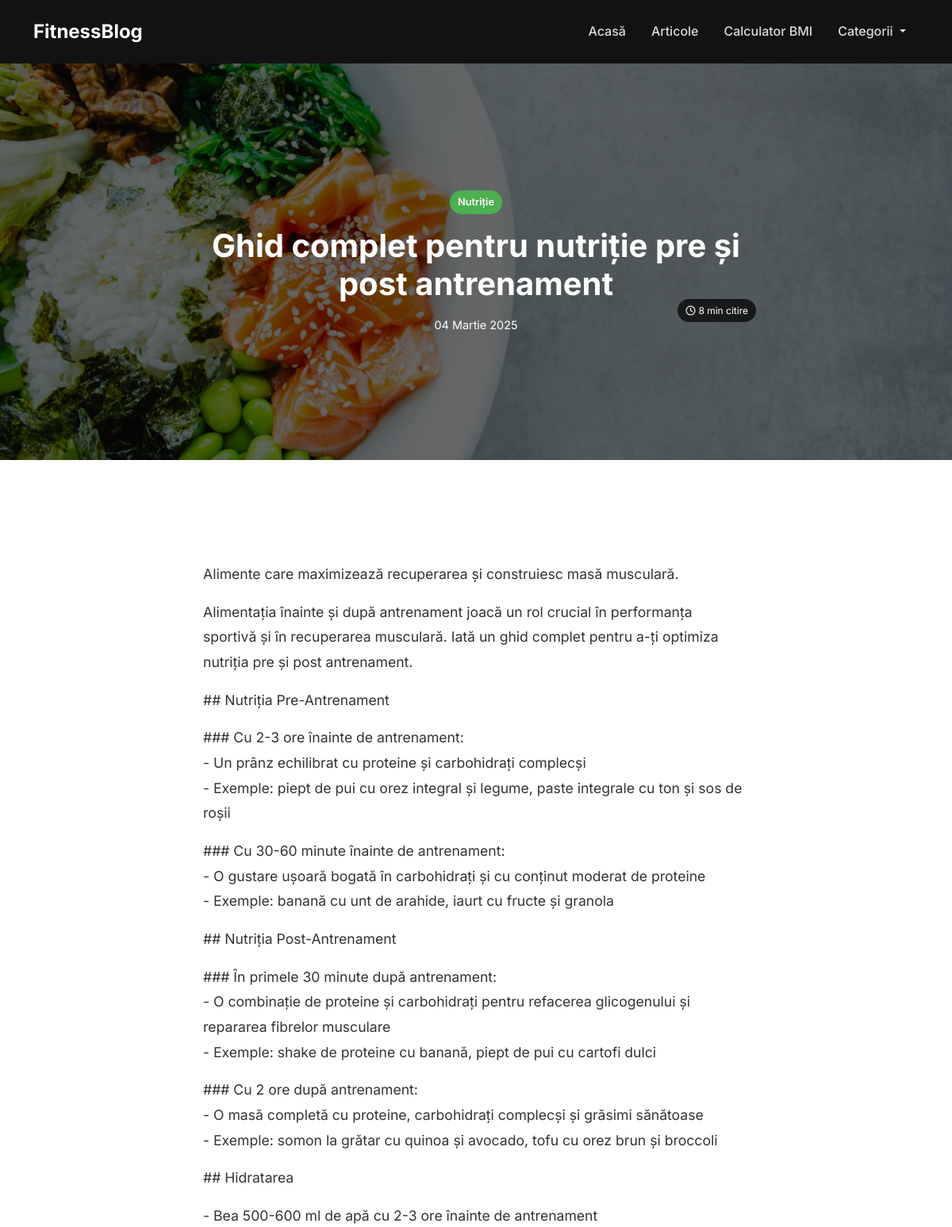
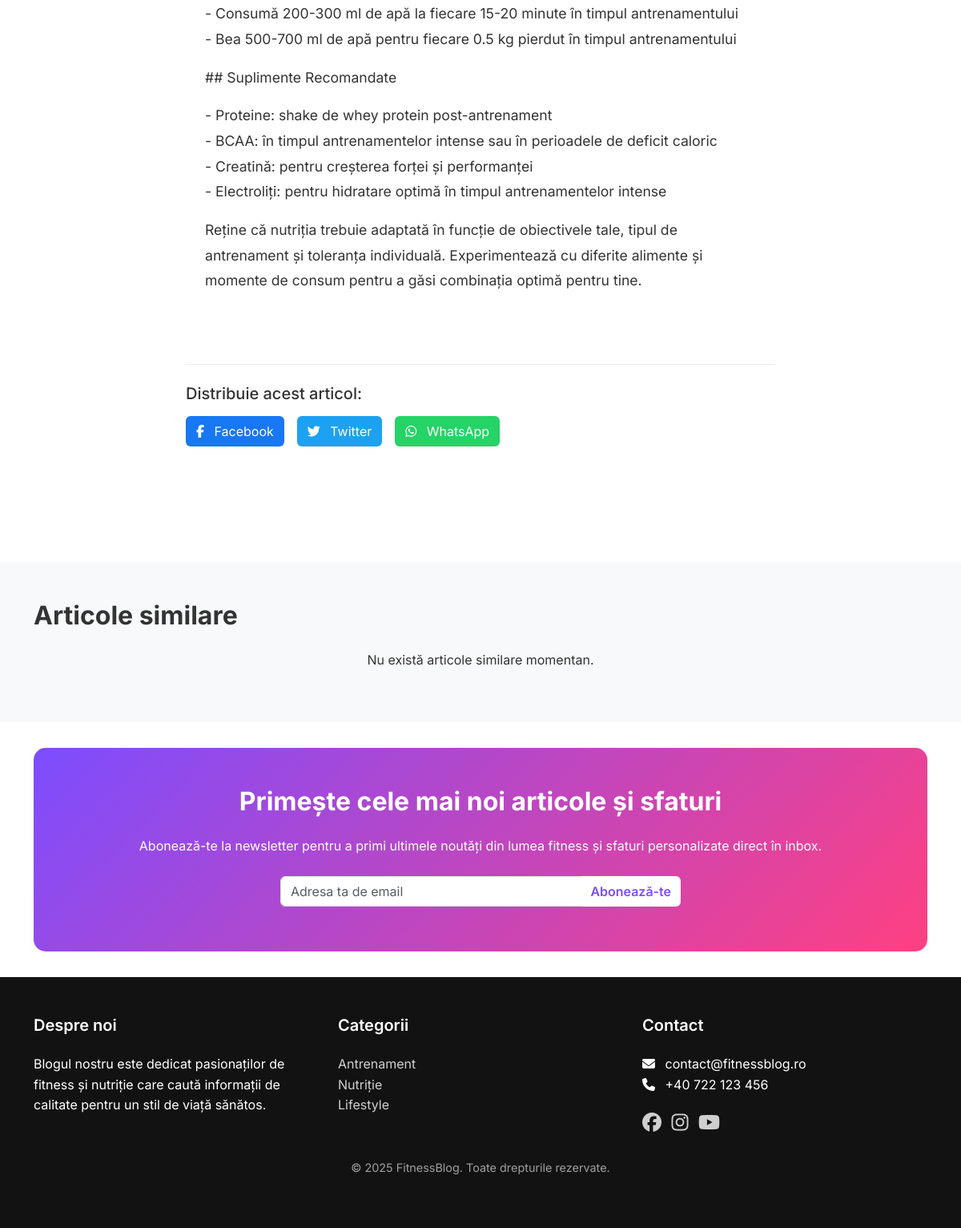
The page /articol/ghid-complet-pentru-nutritie-pre-si-post-antrenament/ on the database its author committed (2 pictures, top to bottom).
### blog/models.py (models this page shows, shortened)
class Article(models.Model):
    title = models.CharField(max_length=200)
    slug = models.SlugField(unique=True)
    content = models.TextField()
    featured_image = models.ImageField(upload_to='articles/')
    read_time = models.IntegerField(help_text="Timp de citire în minute")
    category = models.ForeignKey(Category, on_delete=models.CASCADE, related_name='articles')
    is_featured = models.BooleanField(default=False)
    created_at = models.DateTimeField(auto_now_add=True)
    updated_at = models.DateTimeField(auto_now=True)
    meta_description = models.TextField(blank=True, null=True)
    meta_keywords = models.CharField(max_length=255, blank=True, null=True)

class Category(models.Model):
    name = models.CharField(max_length=100)
    icon = models.CharField(max_length=50, blank=True, null=True)
    slug = models.SlugField(unique=True)
    description = models.TextField(blank=True, null=True)
    class Meta:
        verbose_name_plural = 'Categories'

### blog/views.py (the view)
# urls.py: path('articol/<slug:slug>/', views.article_detail, name='article_detail'),
def article_detail(request, slug):
    article = get_object_or_404(Article, slug=slug)
    related_articles = Article.objects.filter(category=article.category).exclude(id=article.id).order_by('-created_at')[:3]
    adsense_locations = {
        ad.name: ad.ad_code for ad in AdSenseLocation.objects.filter(is_active=True)
    }
    context = {
        'article': article,
        'related_articles': related_articles,
        'adsense_locations': adsense_locations,
    }
    return render(request, 'blog/article_detail.html', context)

### blog/context_processors.py (called while the page is built)
def global_context(request):
    categories = Category.objects.all()
    adsense_locations = {
        ad.name: ad.ad_code for ad in AdSenseLocation.objects.filter(is_active=True)
    }
    return {
        'categories': categories,
        'adsense_locations': adsense_locations
    }

### templates/blog/article_detail.html (shortened to what this page needs)
{% extends 'blog/base.html' %}
{% load static %}
{% block content %}
<div class="article-detail-container">
    <div class="article-header" style="background-image: url('{{ article.featured_image.url }}');">
        <div class="container">
            <div class="row">
                <div class="col-lg-8 mx-auto">
                    <div class="article-header-content text-center">
                        <span class="article-category {{ article.category.slug }}">{{ article.category.name }}</span>
                        <h1 class="article-title">{{ article.title }}</h1>
                        <div class="article-meta">
                            <span class="article-date">{{ article.created_at|date:"d F Y" }}</span>
                            <span class="article-time"><i class="far fa-clock me-1"></i>{{ article.read_time }} min citire</span>
                        </div>
                    </div>
                </div>
            </div>
        </div>
    </div>
    <div class="article-content-section py-5">
        <div class="container">
            <div class="row">
                <div class="col-lg-8 mx-auto">
                    <div class="article-content">
                        {{ article.content|safe|linebreaks }}
                    </div>
                    <div class="article-share mt-5">
                        <h5>Distribuie acest articol:</h5>
                        <div class="share-buttons">
                            <a href="https://www.facebook.com/sharer/sharer.php?u={{ request.build_absolute_uri }}" target="_blank" class="btn btn-facebook">
                                <i class="fab fa-facebook-f me-2"></i> Facebook
                            </a>
                            <a href="https://twitter.com/intent/tweet?url={{ request.build_absolute_uri }}&text={{ article.title }}" target="_blank" class="btn btn-twitter">
                                <i class="fab fa-twitter me-2"></i> Twitter
                            </a>
                            <a href="https://api.whatsapp.com/send?text={{ article.title }} {{ request.build_absolute_uri }}" target="_blank" class="btn btn-whatsapp">
                                <i class="fab fa-whatsapp me-2"></i> WhatsApp
                            </a>
                        </div>
                    </div>
                </div>
            </div>
        </div>
    </div>
    <div class="related-articles-section py-5 bg-light">
        <div class="container">
            <h2 class="section-title mb-4">Articole similare</h2>
            <div class="row">
                {% for related in related_articles %}
                <div class="col-md-4 mb-4">
                    <div class="article-card">
                        <div class="article-img">
                            <img src="{{ related.featured_image.url }}" alt="{{ related.title }}">
                            <div class="article-category {{ related.category.slug }}">{{ related.category.name }}</div>
                            <div class="article-time">{{ related.read_time }} min citire</div>
                        </div>
                        <div class="article-content">
                            <h3 class="article-title"><a href="{% url 'blog:article_detail' related.slug %}">{{ related.title }}</a></h3>
                            <p class="article-excerpt">{{ related.content|truncatechars:100 }}</p>
                            <a href="{% url 'blog:article_detail' related.slug %}" class="read-more">Citește mai mult <i class="fas fa-arrow-right ms-1"></i></a>
                        </div>
                    </div>
                </div>
                {% empty %}
                <div class="col-12 text-center">
                    <p>Nu există articole similare momentan.</p>
                </div>
                {% endfor %}
            </div>
        </div>
    </div>
</div>
{% endblock %}

### templates/blog/base.html (shortened to what this page needs)
<!DOCTYPE html>
<html lang="ro">
<head>
    <link rel="stylesheet" href="https://cdnjs.cloudflare.com/ajax/libs/font-awesome/6.5.1/css/all.min.css">
    <link href="https://cdn.jsdelivr.net/npm/bootstrap@5.3.2/dist/css/bootstrap.min.css" rel="stylesheet">
    {% load static %}
    <link rel="stylesheet" href="{% static 'css/styles.css' %}">
</head>
<body>
    <header class="header">
        <nav class="navbar navbar-expand-lg navbar-dark">
            <div class="container">
                <a class="navbar-brand" href="{% url 'blog:home' %}">FitnessBlog</a>
                <div class="collapse navbar-collapse" id="navbarNav">
                    <ul class="navbar-nav ms-auto">
                        <li class="nav-item">
                            <a class="nav-link" href="{% url 'blog:home' %}">Acasă</a>
                        </li>
                        <li class="nav-item">
                            <a class="nav-link" href="{% url 'blog:all_articles' %}">Articole</a>
                        </li>
                        <li class="nav-item">
                            <a class="nav-link" href="{% url 'blog:bmi_calculator' %}">Calculator BMI</a>
                        </li>
                        <li class="nav-item dropdown">
                            <a class="nav-link dropdown-toggle" href="#" id="navbarDropdown" role="button" data-bs-toggle="dropdown" aria-expanded="false">
                                Categorii
                            </a>
                        </li>
                    </ul>
                </div>
            </div>
        </nav>
    </header>
    <main>
        {% block content %}{% endblock %}
    </main>
    <section class="newsletter-section">
        <div class="container">
            <div class="newsletter-container py-5 px-4">
                <div class="row">
                    <div class="col-lg-12 text-center">
                        <h2 class="section-title">Primește cele mai noi articole și sfaturi</h2>
                        <p class="mb-4">Abonează-te la newsletter pentru a primi ultimele noutăți din lumea fitness și sfaturi personalizate direct în inbox.</p>
                        <form id="newsletter-form" class="newsletter-form">
                            <div class="input-group">
                                <input type="email" class="form-control" id="email" name="email" placeholder="Adresa ta de email" required>
                                <button type="submit" class="btn subscribe-btn">Abonează-te</button>
                            </div>
                        </form>
                    </div>
                </div>
            </div>
        </div>
    </section>
    <footer class="footer py-5">
        <div class="container">
            <div class="row">
                <div class="col-md-4">
                    <h5>Despre noi</h5>
                    <p>Blogul nostru este dedicat pasionaților de fitness și nutriție care caută informații de calitate pentru un stil de viață sănătos.</p>
                </div>
                <div class="col-md-4">
                    <h5>Categorii</h5>
                    <ul class="list-unstyled">
                        {% for category in categories %}
                            <li><a href="{% url 'blog:category_articles' category.slug %}">{{ category.name }}</a></li>
                        {% endfor %}
                    </ul>
                </div>
                <div class="col-md-4">
                    <h5>Contact</h5>
                    <ul class="list-unstyled">
                        <li><i class="fas fa-envelope me-2"></i> contact@fitnessblog.ro</li>
                        <li><i class="fas fa-phone me-2"></i> +40 722 123 456</li>
                    </ul>
                    <div class="social-icons mt-3">
                        <a href="#" class="me-2"><i class="fab fa-facebook"></i></a>
                        <a href="#" class="me-2"><i class="fab fa-instagram"></i></a>
                        <a href="#" class="me-2"><i class="fab fa-youtube"></i></a>
                    </div>
                </div>
            </div>
            <div class="row mt-4">
                <div class="col-md-12 text-center">
                    <p class="copyright">© 2025 FitnessBlog. Toate drepturile rezervate.</p>
                </div>
            </div>
        </div>
    </footer>
</body>
</html>

### static/css/styles.css (style rules this page uses)
:root { --primary-color: #7c4dff; --primary-hover: #6a3ff5; --secondary-color: #ff4081; --secondary-hover: #f50057; --text-color: #333; --light-text: #fff; --dark-bg: #121212; --light-bg: #f9f9f9; --gray-color: #6c757d; --border-color: #e9ecef; --antrenament-color: #ff5722; --nutritie-color: #4caf50; --lifestyle-color: #2196f3; }
body { font-family: 'Inter', sans-serif; color: var(--text-color); line-height: 1.6; background-color: #fff; }
a { color: var(--primary-color); text-decoration: none; transition: all 0.3s ease; }
.section-title { font-weight: 700; margin-bottom: 1.5rem; }
.header { background-color: var(--dark-bg); }
.navbar-dark { padding: 1rem 0; }
.navbar-brand { font-weight: 700; font-size: 1.5rem; }
.navbar-dark .navbar-nav .nav-link { color: rgba(255, 255, 255, 0.85); font-weight: 500; padding: 0.5rem 1rem; }
.article-category { position: absolute; top: 15px; left: 15px; background-color: var(--primary-color); color: white; padding: 5px 10px; border-radius: 20px; font-size: 0.8rem; font-weight: 600; }
.article-category.nutritie { background-color: var(--nutritie-color); }
.article-time { position: absolute; bottom: 15px; right: 15px; background-color: rgba(0, 0, 0, 0.7); color: white; padding: 5px 10px; border-radius: 20px; font-size: 0.75rem; }
.article-content { padding: 1.5rem; flex: 1; display: flex; flex-direction: column; }
.article-title { font-size: 1.2rem; font-weight: 700; margin-bottom: 0.75rem; }
.newsletter-section { padding: 2rem 0; }
.newsletter-container { background: linear-gradient(135deg, var(--primary-color), var(--secondary-color)); border-radius: 15px; color: white; }
.newsletter-form { max-width: 500px; margin: 0 auto; }
.subscribe-btn { background-color: white; color: var(--primary-color); font-weight: 600; border: none; transition: all 0.3s ease; }
.footer { background-color: var(--dark-bg); color: white; }
.footer h5 { color: white; font-weight: 600; margin-bottom: 1.5rem; }
.footer a { color: rgba(255, 255, 255, 0.8); transition: all 0.3s ease; }
.footer .social-icons a { font-size: 1.5rem; margin-right: 1rem; }
.copyright { color: rgba(255, 255, 255, 0.6); font-size: 0.9rem; }
.article-header { height: 500px; background-size: cover; background-position: center; position: relative; color: white; display: flex; align-items: center; }
.article-header::before { content: ''; position: absolute; top: 0; left: 0; width: 100%; height: 100%; background: rgba(0, 0, 0, 0.6); }
.article-header-content { position: relative; z-index: 1; }
.article-header .article-category { position: relative; top: auto; left: auto; display: inline-block; margin-bottom: 1rem; }
.article-header .article-title { font-size: 2.5rem; margin-bottom: 1rem; }
.article-meta { display: flex; justify-content: center; gap: 2rem; font-size: 0.9rem; }
.article-content-section { background-color: white; }
.article-content { font-size: 1.1rem; line-height: 1.8; }
.article-share { border-top: 1px solid var(--border-color); padding-top: 1.5rem; }
.share-buttons { display: flex; gap: 1rem; margin-top: 1rem; }
.btn-facebook { background-color: #1877f2; color: white; }
.btn-twitter { background-color: #1da1f2; color: white; }
.btn-whatsapp { background-color: #25d366; color: white; }
.related-articles-section { background-color: var(--light-bg); }

### rows shown on the page
Article: featured_image (placeholder picture), category.name "Nutriție", title "Ghid complet pentru nutriție pre și post antrenament", created_at "04 Martie 2025", read_time "8", content "Alimente care maximizează recuperarea și construiesc masă musculară. Alimentația înainte și după antrenament joacă un rol crucial în performanța sportivă și în recuperarea musculară. Iată un ghid complet pentru a-ți optimiza nutriția pre și post antrenament. ## Nutriția Pre-Antrenament ### Cu 2-3 ore înainte de antrenament: - Un prânz echilibrat cu proteine și carbohidrați complecși - Exemple: piept de pui cu orez integral și legume, paste integrale cu ton și sos de roșii ### Cu 30-60 minute înainte de antrenament: - O gustare ușoară bogată în carbohidrați și cu conținut moderat de proteine - Exemple: banană cu unt de arahide, iaurt cu fructe și granola ## Nutriția Post-Antrenament ### În…"
Category: name "Antrenament"
Category: name "Nutriție"
Category: name "Lifestyle"
